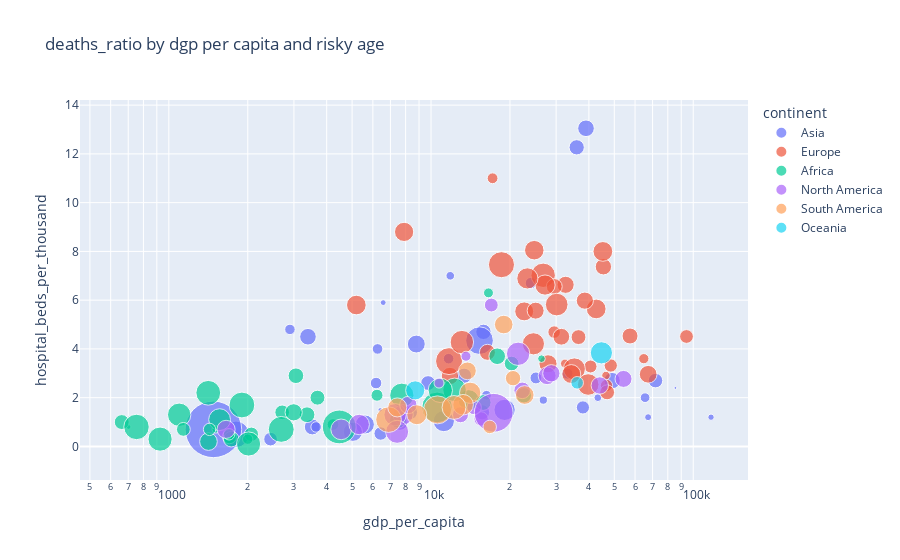

Notebook cell for this chart:
### Code cell
scatter(covid_groupby,"gdp_per_capita" , "hospital_beds_per_thousand", "deaths_ratio", "deaths_ratio by dgp per capita and risky age")

### Figure 1 — Plotly figure (JSON) as saved in the notebook; plotly's stock layout.template omitted (floating-point values rounded to 4 significant figures)
{"data": [{"hovertemplate": "<b>%{hovertext}</b><br><br>continent=Asia<br>gdp_per_capita=%{x}<br>hospital_beds_per_thousand=%{y}<br>deaths_ratio=%{marker.size}<extra></extra>", "hovertext": ["Afghanistan", "Armenia", "Azerbaijan", "Bahrain", "Bangladesh", "Bhutan", "Brunei", "Cambodia", "China", "Georgia", "India", "Indonesia", "Iran", "Iraq", "Israel", "Japan", "Jordan", "Kazakhstan", "Kuwait", "Kyrgyzstan", "Laos", "Lebanon", "Malaysia", "Mongolia", "Myanmar", "Nepal", "Oman", "Pakistan", "Philippines", "Qatar", "Saudi Arabia", "Singapore", "South Korea", "Sri Lanka", "Tajikistan", "Thailand", "Timor", "Turkey", "United Arab Emirates", "Uzbekistan", "Vietnam", "Yemen"], "legendgroup": "Asia", "marker": {"color": "#636efa", "size": [4.311, 1.965, 1.452, 0.374, 1.561, 0.07639, 1.293, 0.6816, 4.715, 1.353, 1.111, 2.773, 2.79, 1.398, 0.7617, 1.701, 1.28, 0.8137, 0.5794, 1.702, 0.1186, 1.424, 0.4159, 0.4531, 2.245, 1.146, 1.071, 2.241, 1.678, 0.2506, 1.652, 0.05028, 1.433, 0.6871, 0.6763, 0.5715, 0.2099, 0.8792, 0.2984, 0.6923, 0.82, 19.69], "sizemode": "area", "sizeref": 0.01231, "symbol": "circle"}, "mode": "markers", "name": "Asia", "orientation": "v", "showlegend": true, "type": "scatter", "x": [1804.0, 8788.0, 15850.0, 43290.0, 3524.0, 8709.0, 71810.0, 3645.0, 15310.0, 9745.0, 6427.0, 11190.0, 19080.0, 15660.0, 33130.0, 39000.0, 8337.0, 24060.0, 65530.0, 3393.0, 6397.0, 13370.0, 26810.0, 11840.0, 5592.0, 2443.0, 37960.0, 5035.0, 7599.0, 116900.0, 49050.0, 85540.0, 35940.0, 11670.0, 2897.0, 16280.0, 6570.0, 25130.0, 67290.0, 6253.0, 6172.0, 1479.0], "xaxis": "x", "y": [0.5, 4.2, 4.7, 2, 0.8, 1.7, 2.7, 0.8, 4.34, 2.6, 0.53, 1.04, 1.5, 1.4, 2.99, 13.05, 1.4, 6.7, 2, 4.5, 1.5, 2.9, 1.9, 7, 0.9, 0.3, 1.6, 0.6, 1, 1.2, 2.7, 2.4, 12.27, 3.6, 4.8, 2.1, 5.9, 2.81, 1.2, 4, 2.6, 0.7], "yaxis": "y"}, {"hovertemplate": "<b>%{hovertext}</b><br><br>continent=Europe<br>gdp_per_capita=%{x}<br>hospital_beds_per_thousand=%{y}<br>deaths_ratio=%{marker.size}<extra></extra>", "hovertext": ["Albania", "Austria", "Belarus", "Belgium", "Bosnia and Herzegovina", "Bulgaria", "Croatia", "Cyprus", "Czechia", "Denmark", "Estonia", "Finland", "France", "Germany", "Greece", "Hungary", "Iceland", "Ireland", "Italy", "Latvia", "Lithuania", "Luxembourg", "Malta", "Moldova", "Montenegro", "Netherlands", "North Macedonia", "Norway", "Poland", "Portugal", "Romania", "Russia", "Slovakia", "Slovenia", "Spain", "Sweden", "Switzerland", "Ukraine", "United Kingdom"], "legendgroup": "Europe", "marker": {"color": "#EF553B", "size": [1.844, 1.645, 0.7185, 2.392, 4.475, 4.184, 2.212, 0.4874, 1.809, 0.931, 0.9639, 1.032, 1.816, 2.397, 3.025, 3.664, 0.4428, 1.939, 2.988, 1.772, 1.547, 1.167, 1.368, 2.378, 1.58, 1.086, 3.38, 0.646, 2.517, 2.018, 2.764, 2.339, 3.158, 1.734, 2.196, 1.366, 1.573, 2.275, 2.863], "sizemode": "area", "sizeref": 0.01231, "symbol": "circle"}, "mode": "markers", "name": "Europe", "orientation": "v", "showlegend": true, "type": "scatter", "x": [11800.0, 45440.0, 17170.0, 42660.0, 11710.0, 18560.0, 22670.0, 32420.0, 32610.0, 46680.0, 29480.0, 40590.0, 38610.0, 45230.0, 24570.0, 26780.0, 46480.0, 67340.0, 35220.0, 25060.0, 29520.0, 94280.0, 36510.0, 5190.0, 16410.0, 48470.0, 13110.0, 64800.0, 27220.0, 27940.0, 23310.0, 24770.0, 30160.0, 31400.0, 34270.0, 46950.0, 57410.0, 7894.0, 39750.0], "xaxis": "x", "y": [2.89, 7.37, 11, 5.64, 3.5, 7.454, 5.54, 3.4, 6.63, 2.5, 4.69, 3.28, 5.98, 8, 4.21, 7.02, 2.91, 2.96, 3.18, 5.57, 6.56, 4.51, 4.485, 5.8, 3.861, 3.32, 4.28, 3.6, 6.62, 3.39, 6.892, 8.05, 5.82, 4.5, 2.97, 2.22, 4.53, 8.8, 2.54], "yaxis": "y"}, {"hovertemplate": "<b>%{hovertext}</b><br><br>continent=Africa<br>gdp_per_capita=%{x}<br>hospital_beds_per_thousand=%{y}<br>deaths_ratio=%{marker.size}<extra></extra>", "hovertext": ["Algeria", "Benin", "Botswana", "Burkina Faso", "Burundi", "Cameroon", "Cape Verde", "Central African Republic", "Comoros", "Djibouti", "Egypt", "Equatorial Guinea", "Eritrea", "Eswatini", "Ethiopia", "Gabon", "Gambia", "Ghana", "Guinea", "Kenya", "Liberia", "Libya", "Madagascar", "Malawi", "Mali", "Mauritius", "Morocco", "Mozambique", "Niger", "Sao Tome and Principe", "Seychelles", "South Africa", "Sudan", "Tanzania", "Togo", "Tunisia", "Uganda", "Zambia", "Zimbabwe"], "legendgroup": "Africa", "marker": {"color": "#00cc96", "size": [2.695, 1.259, 1.524, 1.231, 0.1378, 1.536, 0.887, 1.369, 3.778, 1.318, 5.821, 1.456, 0.3609, 3.628, 1.505, 0.6065, 2.938, 0.8384, 0.6695, 1.82, 3.989, 1.702, 1.919, 3.368, 3.597, 1.32, 1.767, 1.175, 3.59, 1.501, 0.3585, 3.421, 7.011, 4.126, 0.9408, 3.644, 0.813, 1.365, 4.102], "sizemode": "area", "sizeref": 0.01231, "symbol": "circle"}, "mode": "markers", "name": "Africa", "orientation": "v", "showlegend": true, "type": "scatter", "x": [13910.0, 2064.0, 15810.0, 1703.0, 702.2, 3365.0, 6223.0, 661.2, 1414.0, 2705.0, 10550.0, 22600.0, 1510.0, 7739.0, 1730.0, 16560.0, 1562.0, 4228.0, 1999.0, 2993.0, 752.8, 17880.0, 1416.0, 1095.0, 2014.0, 20290.0, 7485.0, 1136.0, 926, 3053.0, 26380.0, 12290.0, 4467.0, 2683.0, 1430.0, 10850.0, 1698.0, 3689.0, 1900.0], "xaxis": "x", "y": [1.9, 0.5, 1.8, 0.4, 0.8, 1.3, 2.1, 1, 2.2, 1.4, 1.6, 2.1, 0.7, 2.1, 0.3, 6.3, 1.1, 0.9, 0.3, 1.4, 0.8, 3.7, 0.2, 1.3, 0.1, 3.4, 1.1, 0.7, 0.3, 2.9, 3.6, 2.32, 0.8, 0.7, 0.7, 2.3, 0.5, 2, 1.7], "yaxis": "y"}, {"hovertemplate": "<b>%{hovertext}</b><br><br>continent=North America<br>gdp_per_capita=%{x}<br>hospital_beds_per_thousand=%{y}<br>deaths_ratio=%{marker.size}<extra></extra>", "hovertext": ["Antigua and Barbuda", "Bahamas", "Barbados", "Belize", "Canada", "Costa Rica", "Dominican Republic", "El Salvador", "Grenada", "Guatemala", "Haiti", "Honduras", "Jamaica", "Mexico", "Nicaragua", "Panama", "Saint Lucia", "Saint Vincent and the Grenadines", "Trinidad and Tobago", "United States"], "legendgroup": "North America", "marker": {"color": "#ab63fa", "size": [3.357, 1.96, 1.183, 2.534, 1.857, 1.263, 1.291, 3.071, 0.6211, 3.259, 2.027, 2.637, 1.849, 9.254, 2.572, 1.695, 1.581, 0.6186, 1.848, 1.78], "sizemode": "area", "sizeref": 0.01231, "symbol": "circle"}, "mode": "markers", "name": "North America", "orientation": "v", "showlegend": true, "type": "scatter", "x": [21490.0, 27720.0, 16980.0, 7824.0, 44020.0, 15520.0, 14600.0, 7292.0, 13590.0, 7424.0, 1653.0, 4542.0, 8194.0, 17340.0, 5321.0, 22270.0, 12950.0, 10730.0, 28760.0, 54230.0], "xaxis": "x", "y": [3.8, 2.9, 5.8, 1.3, 2.5, 1.13, 1.6, 1.3, 3.7, 0.6, 0.7, 0.7, 1.7, 1.38, 0.9, 2.3, 1.3, 2.6, 3, 2.77], "yaxis": "y"}, {"hovertemplate": "<b>%{hovertext}</b><br><br>continent=South America<br>gdp_per_capita=%{x}<br>hospital_beds_per_thousand=%{y}<br>deaths_ratio=%{marker.size}<extra></extra>", "hovertext": ["Argentina", "Bolivia", "Brazil", "Chile", "Colombia", "Ecuador", "Guyana", "Paraguay", "Peru", "Suriname", "Uruguay", "Venezuela"], "legendgroup": "South America", "marker": {"color": "#FFA15A", "size": [2.129, 4.052, 2.791, 2.158, 2.617, 4.831, 2.232, 2.452, 3.511, 1.943, 1.454, 1.116], "sizemode": "area", "sizeref": 0.01231, "symbol": "circle"}, "mode": "markers", "name": "South America", "orientation": "v", "showlegend": true, "type": "scatter", "x": [18930.0, 6886.0, 14100.0, 22770.0, 13250.0, 10580.0, 7435.0, 8827.0, 12240.0, 13770.0, 20550.0, 16750.0], "xaxis": "x", "y": [5, 1.1, 2.2, 2.11, 1.71, 1.5, 1.6, 1.3, 1.6, 3.1, 2.8, 0.8], "yaxis": "y"}, {"hovertemplate": "<b>%{hovertext}</b><br><br>continent=Oceania<br>gdp_per_capita=%{x}<br>hospital_beds_per_thousand=%{y}<br>deaths_ratio=%{marker.size}<extra></extra>", "hovertext": ["Australia", "Fiji", "New Zealand"], "legendgroup": "Oceania", "marker": {"color": "#19d3f3", "size": [3.034, 2.247, 0.9782], "sizemode": "area", "sizeref": 0.01231, "symbol": "circle"}, "mode": "markers", "name": "Oceania", "orientation": "v", "showlegend": true, "type": "scatter", "x": [44650.0, 8703.0, 36090.0], "xaxis": "x", "y": [3.84, 2.3, 2.61], "yaxis": "y"}], "layout": {"legend": {"itemsizing": "constant", "title": {"text": "continent"}, "tracegroupgap": 0}, "title": {"text": "deaths_ratio by dgp per capita and risky age"}, "xaxis": {"anchor": "y", "domain": [0, 1], "title": {"text": "gdp_per_capita"}, "type": "log"}, "yaxis": {"anchor": "x", "domain": [0, 1], "title": {"text": "hospital_beds_per_thousand"}}}}
